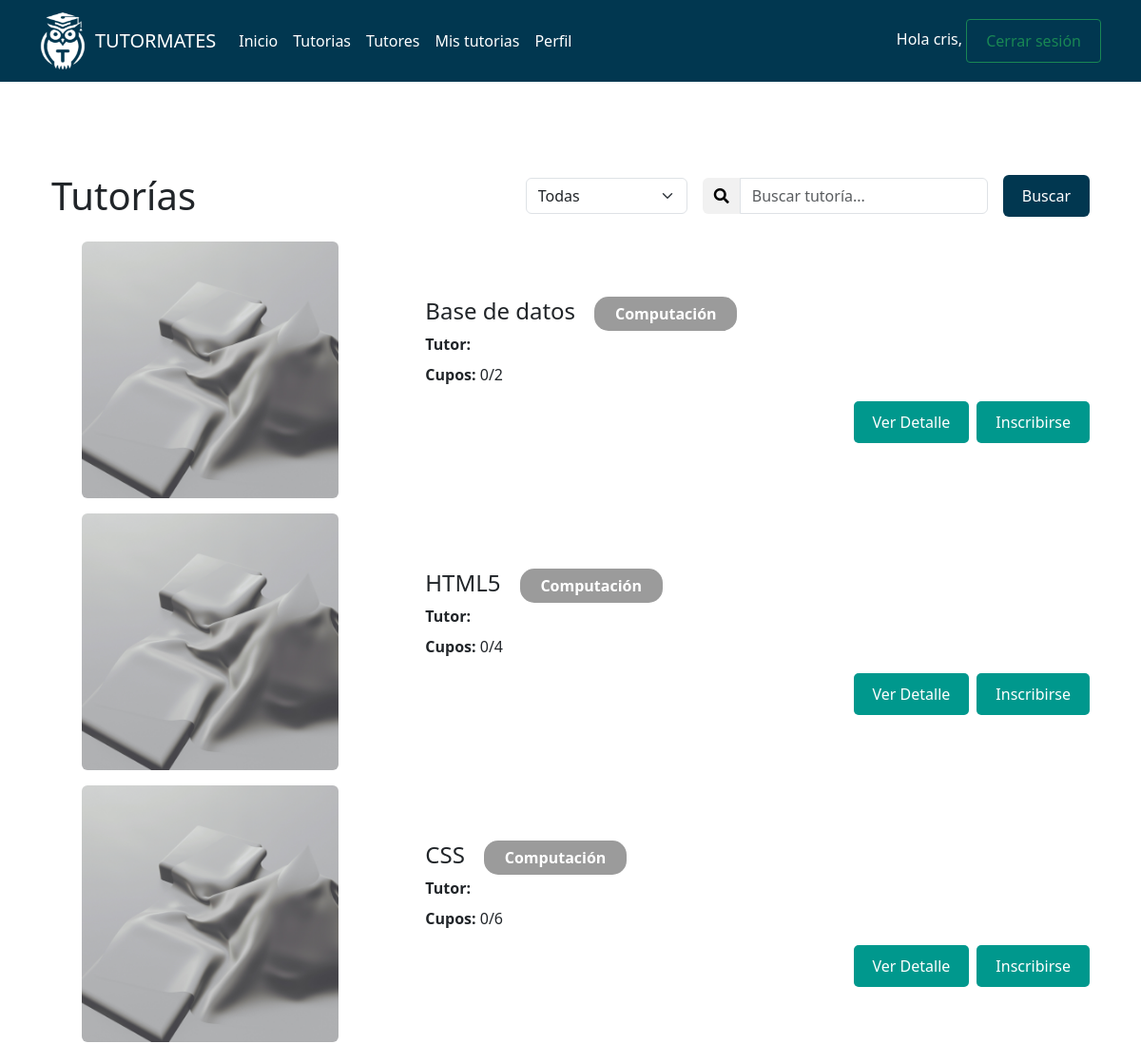
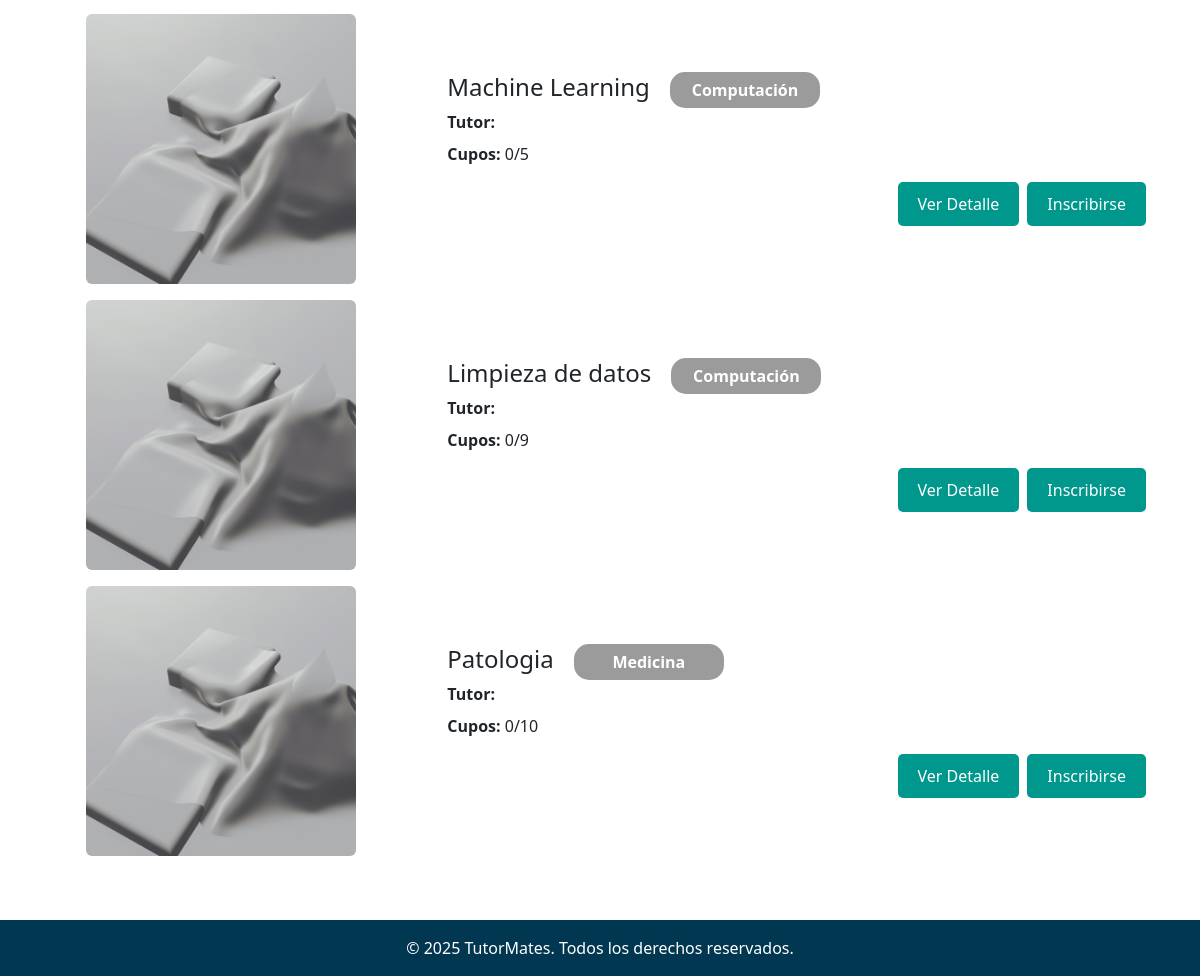
The page /account/tutorias (signed in) on the database its author committed (2 pictures, top to bottom).
### tutoring/models.py (models this page shows, shortened)
class User(AbstractUser):
    rol = models.ForeignKey(
        'Rol',
        on_delete=models.PROTECT,
        related_name='tutorias',
        default=3
    )
    nombre = models.CharField(max_length=50)
    apellido = models.CharField(max_length=50)
    groups = models.ManyToManyField(
        'auth.Group',
        related_name='user_set_tutoring',
    )
    user_permissions = models.ManyToManyField(
        'auth.Permission',
        related_name='user_set_tutoring_permissions',
    )

class Tutoria(models.Model):
    tutor = models.ForeignKey(
        settings.AUTH_USER_MODEL,
        on_delete=models.CASCADE,
        related_name='tutorias'
    )
    titulo = models.CharField(max_length=200)
    categoria = models.ForeignKey(
        'Categoria',
        on_delete=models.PROTECT,
        related_name='tutorias'
    )
    descripcion = models.TextField()
    imagen = models.ImageField(upload_to='tutorias/', blank=True, null=True)
    dia = models.DateField()
    hora = models.TimeField()
    cupos = models.PositiveIntegerField()

class Categoria(models.Model):
    nombre = models.CharField(max_length=100, unique=True)
    descripcion = models.TextField(blank=True)

### tutoring/views.py (the view)
# urls.py: path('tutorias', views.listar_tutorias, name='tutorias' ),
@login_required
def listar_tutorias(request):
    query = request.GET.get('q', '')  # Obtener el término de búsqueda
    categoria_id = request.GET.get('categoria', '')  # Obtener el ID de la categoría seleccionada
    tutorias = Tutoria.objects.all()
    if query:
        tutorias = tutorias.filter(titulo__icontains=query)
    if categoria_id:
        tutorias = tutorias.filter(categoria_id=categoria_id)
    categorias = Categoria.objects.all()
    return render(request, 'tutorial/list_tutorials.html', {
        'tutorias': tutorias,
        'categorias': categorias,
    })

### tutoring/templates/tutorial/list_tutorials.html (shortened to what this page needs)
{% extends "base.html" %}
{% load static %}
{% block content %}
<div class="container mt-5">
    <div class="d-flex align-items-center justify-content-between mb-4">
        <h1 class="mb-0 me-3">Tutorías</h1>
        <form method="get" class="d-flex align-items-center">
            <div class="me-3">
                <select name="categoria" class="form-select filter-categoria">
                    <option value="">Todas</option>
                </select>
            </div>
            <div class="input-group me-3 buscar">
                <span class="input-group-text">
                    <i class="fas fa-search"></i>
                </span>
                <input type="text" name="q" class="form-control" placeholder="Buscar tutoría..." value="{{ request.GET.q|default:'' }}">
            </div>
            <div>
                <button type="submit" class="btn btn-buscar">Buscar</button>
            </div>
        </form>
    </div>
    <ul>
        {% for tutoria in tutorias %}
            <li class="list-group-item mb-3">
                <div class="row align-items-center">
                    <div class="col-md-4">
                        {% if tutoria.imagen %}
                        <img src="{{ tutoria.imagen.url }}" alt="Imagen de la tutoría" class="tutoria-img img-fluid rounded">
                        {% else %}
                        <img src="{% static 'images/default_tutoria.jpg' %}" alt="Imagen predeterminada" class="tutoria-img img-fluid rounded">
                        {% endif %}
                    </div>
                    <div class="col-md-8">
                        <h4 class="mb-2 d-inline-block">{{ tutoria.titulo }}</h4>
                        <span class="badge custom-badge ms-3">{{ tutoria.categoria.nombre }}</span>
                        <p class="mb-2"><strong>Tutor:</strong> {{ tutoria.tutor.first_name }} {{ tutoria.tutor.last_name }}</p>
                        <p class="mb-2"><strong>Cupos:</strong> {{ tutoria.inscripciones.count }}/{{ tutoria.cupos }}</p>
                        <div class="mt-3 d-flex justify-content-end">
                            <a href="{% url 'detalle_tutoria' tutoria.id %}" class="btn btn-custom me-2">Ver Detalle</a>
                            <a href="{% url 'inscribirse_tutoria' tutoria.id %}" class="btn btn-custom">Inscribirse</a>
                        </div>
                    </div>
                </div>
            </li>
        {% empty %}
            <li class="list-group-item">No hay tutorías disponibles</li>
        {% endfor %}
    </ul>
</div>
{% endblock %}

### tutoring/templates/base.html (shortened to what this page needs)
{% load static %}
<!DOCTYPE html>
<html lang="en">
<head>
    <link href="https://cdn.jsdelivr.net/npm/bootstrap@5.3.3/dist/css/bootstrap.min.css" rel="stylesheet">
    <link href="https://cdnjs.cloudflare.com/ajax/libs/font-awesome/5.15.4/css/all.min.css" rel="stylesheet">
    <link href="{% static 'css/styles.css' %}" rel="stylesheet">
</head>
<body>
    <nav class="navbar navbar-expand-lg navbar-light bg-light">
        <div class="container">
            <a class="navbar-brand d-flex align-items-center" href="{% url 'inicio' %}">
                <img src="{% static 'images/logoTutormates.png' %}" alt="TutorMates Logo" class="icono-img d-inline-block align-text-top me-2">
                TUTORMATES
            </a>
            <div class="collapse navbar-collapse" id="navbarNav">
                {% if request.user.is_authenticated %}
                <div class="collapse navbar-collapse" id="navbarNav">
                    <ul class="navbar-nav me-auto mb-2 mb-lg-0">
                        <li class="nav-item">
                            <a class="nav-link {% if section == 'inicio' %}active{% endif %}" aria-current="page" href="{% url 'inicio' %}">Inicio</a>
                        </li>
                        <li class="nav-item">
                            <a class="nav-link {% if section == 'tutorias' %}active{% endif %}" aria-current="page" href="{% url 'tutorias' %}">Tutorias</a>
                        </li>
                        <li class="nav-item">
                            <a class="nav-link {% if section == 'tutores' %}active{% endif %}" aria-current="page" href="{% url 'tutores' %}">Tutores</a>
                        </li>
                        <li class="nav-item">
                            <a class="nav-link {% if section == 'mis_inscripciones' %}active{% endif %}" aria-current="page" href="{% url 'mis_inscripciones' %}">Mis tutorias</a>
                        </li>
                        <li class="nav-item">
                            <a class="nav-link {% if section == 'perfil' %}active{% endif %}" href="{% url 'perfil' %}">Perfil</a>
                        </li>
                    </ul>
                    <span class="navbar-text">
                        Hola {{ request.user.first_name|default:request.user.username }},
                        <form action="{% url 'logout' %}" method="post" class="d-inline">
                            <button type="submit" class="btn btn-outline-success btn-sm">Cerrar sesión</button>
                        </form>
                    </span>
                </div>
                {% else %}
                <div class="navbar-nav">
                    <a class="nav-link" href="{% url 'login' %}">Iniciar sesión</a>
                </div>
                {% endif %}
            </div>
        </div>
    </nav>
    <div class="container py-5 content">
        {% block content %}
        {% endblock %}
    </div>
    <footer class="text-center py-3 bg-light">
        <p class="mb-0">&copy; 2025 TutorMates. Todos los derechos reservados.</p>
    </footer>
</body>
</html>

### tutoring/static/css/styles.css (style rules this page uses)
html, body { height: 100%; display: flex; flex-direction: column; margin: 0; padding: 0; }
.content { flex: 1; }
footer { background-color: #013750 !important; color: white; text-align: center; padding: 15px; width: 100%; position: relative; bottom: 0; }
.navbar { background-color: #013750 !important; top: 0; z-index: 1000; }
.navbar .nav-link, .navbar .navbar-brand, .navbar .navbar-text { color: #ffffff !important; }
.bg-light { background-color: #013750 !important; color: #ffffff; }
.icono-img { width: 50px; height: 60px; }
.custom-badge { background-color: #2C6B74; color: white; padding: 10px 15px; border-radius: 15px; font-size: 1rem; display: inline-block; max-width: 300px; word-wrap: break-word; text-align: center; }
.custom-badge { width: 150px; max-width: 100%; font-size: 1rem; background-color: #9b9b9b; }
.me-3 { width: 170px; }
.buscar { width: 300px; }
.btn-custom { background-color: #00988D; color: white; border: none; padding: 8px 15px; border-radius: 20px; transition: background-color 0.3s ease; }
.btn-buscar { background-color: #013750; color: white; border: none; transition: background-color 0.3s ease; }
.input-group-text { background-color: #f1f1f1; color: black; border: none; }
.tutoria-img { width: 270px; height: 270px; object-fit: cover; border-radius: 8px; }
.btn-custom { background-color: #00988D; color: white; border-radius: 20px; transition: background-color 0.3s ease; }
.btn-custom { background-color: #00988D; color: white; border-radius: 5px; transition: background-color 0.3s ease; }
.btn { padding: 10px 20px; font-size: 16px; }

### rows shown on the page
User: user.first_name "cris"
Tutoria: titulo "Base de datos", categoria.nombre "Computación", inscripciones.count "0", cupos "2"
Tutoria: titulo "HTML5", categoria.nombre "Computación", inscripciones.count "0", cupos "4"
Tutoria: titulo "CSS", categoria.nombre "Computación", inscripciones.count "0", cupos "6"
Tutoria: titulo "Machine Learning", categoria.nombre "Computación", inscripciones.count "0", cupos "5"
Tutoria: titulo "Limpieza de datos", categoria.nombre "Computación", inscripciones.count "0", cupos "9"
Tutoria: titulo "Patologia", categoria.nombre "Medicina", inscripciones.count "0", cupos "10"
